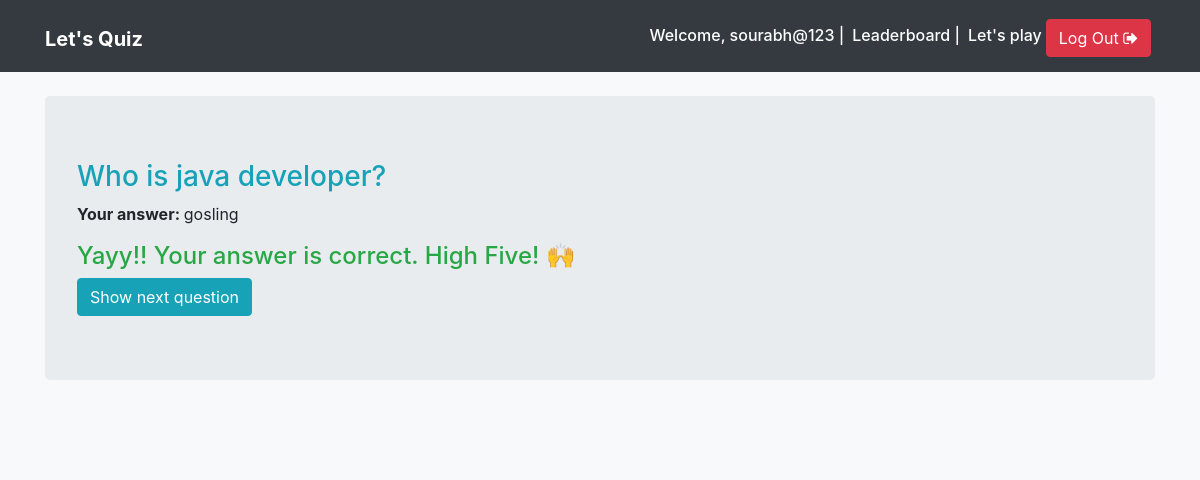
The page /submission-result/1/ (signed in) on the database its author committed.
### quiz/models.py (models this page shows, shortened)
class AttemptedQuestion(TimeStampedModel):
    question = models.ForeignKey(Question, on_delete=models.CASCADE)
    quiz_profile = models.ForeignKey(QuizProfile, on_delete=models.CASCADE, related_name='attempts')
    selected_choice = models.ForeignKey(Choice, on_delete=models.CASCADE, null=True)
    is_correct = models.BooleanField(_('Was this attempt correct?'), default=False, null=False)
    marks_obtained = models.DecimalField(_('Marks Obtained'), default=0, decimal_places=2, max_digits=6)

class Question(TimeStampedModel):
    ALLOWED_NUMBER_OF_CORRECT_CHOICES = 1
    html = models.TextField(_('Question Text'))
    is_published = models.BooleanField(_('Has been published?'), default=False, null=False)
    maximum_marks = models.DecimalField(_('Maximum Marks'), default=4, decimal_places=2, max_digits=6)

class Choice(TimeStampedModel):
    MAX_CHOICES_COUNT = 4
    question = models.ForeignKey(Question, related_name='choices', on_delete=models.CASCADE)
    is_correct = models.BooleanField(_('Is this answer correct?'), default=False, null=False)
    html = models.TextField(_('Choice Text'))

### quiz/views.py (the view)
# urls.py: url(r'^submission-result/(?P<attempted_question_pk>\d+)/', views.submission_result, name='submission_result'),
@login_required()
def submission_result(request, attempted_question_pk):
    attempted_question = get_object_or_404(AttemptedQuestion, pk=attempted_question_pk)
    context = {
        'attempted_question': attempted_question,
    }
    return render(request, 'quiz/submission_result.html', context=context)

### templates/quiz/submission_result.html (shortened to what this page needs)
{% extends 'base.html' %}
{% block content %}
<div class="container">
	<div class="jumbotron my-4">
	   	<h3 class="text-info">{{ attempted_question.question.html|safe }}</h3>
		<p>
		    <strong>Your answer: </strong>
		    {{ attempted_question.selected_choice.html|safe }}
		</p>
		{% if attempted_question.selected_choice.is_correct %}
		<h4 class="text-success">Yayy!! Your answer is correct. High Five! 🙌</h4>
		{% else %}
		<h4 class="text-danger">Your answer is incorrect 😟</h4>
		{% endif %}
		<a class="btn btn-info" href="{% url 'quiz:play' %}">Show next question</a>
	</div>
</div>
{% endblock content %}

### templates/base.html (shortened to what this page needs)
{% load static %}
<!doctype html>
<html lang="en">
<head>
    <link rel="stylesheet" href="https://maxcdn.bootstrapcdn.com/bootstrap/4.0.0-beta.2/css/bootstrap.min.css">
    <link rel="stylesheet" href="https://maxcdn.bootstrapcdn.com/font-awesome/4.7.0/css/font-awesome.min.css">
    <link rel="stylesheet" href="https://maxcdn.bootstrapcdn.com/font-awesome/4.7.0/css/font-awesome.min.css">
    <link rel="stylesheet" href="{% static 'css/main.css' %}">
</head>
<body class="bg-light">
    <nav class="navbar navbar-expand-md navbar-dark bg-dark">
        <div class="container">
            <h1><a href="{% url 'quiz:home' %}" class="navbar-brand">
            <strong>Let's Quiz</strong></a></h1>
            <div class="collapse navbar-collapse justify-content-end " id="navbar">
                {% if not request.user.is_active %}
                <a href="{% url 'quiz:leaderboard' %}" class="btn btn-info mt-1 mx-1">Leaderboard</a>
                <a href="{% url 'quiz:login' %}" class="btn btn-info mt-1"><i class="fa fa-sign-in" aria-hidden="true"></i> Log In</a>
                {% else %}
                <h6 class="text-white mt-2 mr-2">Welcome, {{ request.user.username }} | </h6>
                <h6 class="text-white mt-2 mr-2"><a href="{% url 'quiz:leaderboard' %}" class="text-white">Leaderboard</a> |</h6>
                <h6 class="mt-2"><a href="{% url 'quiz:play' %}" class="text-white">Let's play</a></h6>
                <a href="{% url 'quiz:logout' %}" class="btn btn-danger mt-1 mx-1">Log Out <i class="fa fa-sign-out" aria-hidden="true"></i></a>
                {% endif %}
            </div>
        </div>
    </nav>
    {% block content %}
    {% endblock content %}
    <footer class="bg-light text-muted py-0">
        <div class="container py-4">
        </div>
    </footer>
</body>
</html>

### rows shown on the page
AttemptedQuestion: question.html "Who is java developer?", selected_choice.html "gosling"

### other values the page prints
{{ request.user.username }} "sourabh@123"
